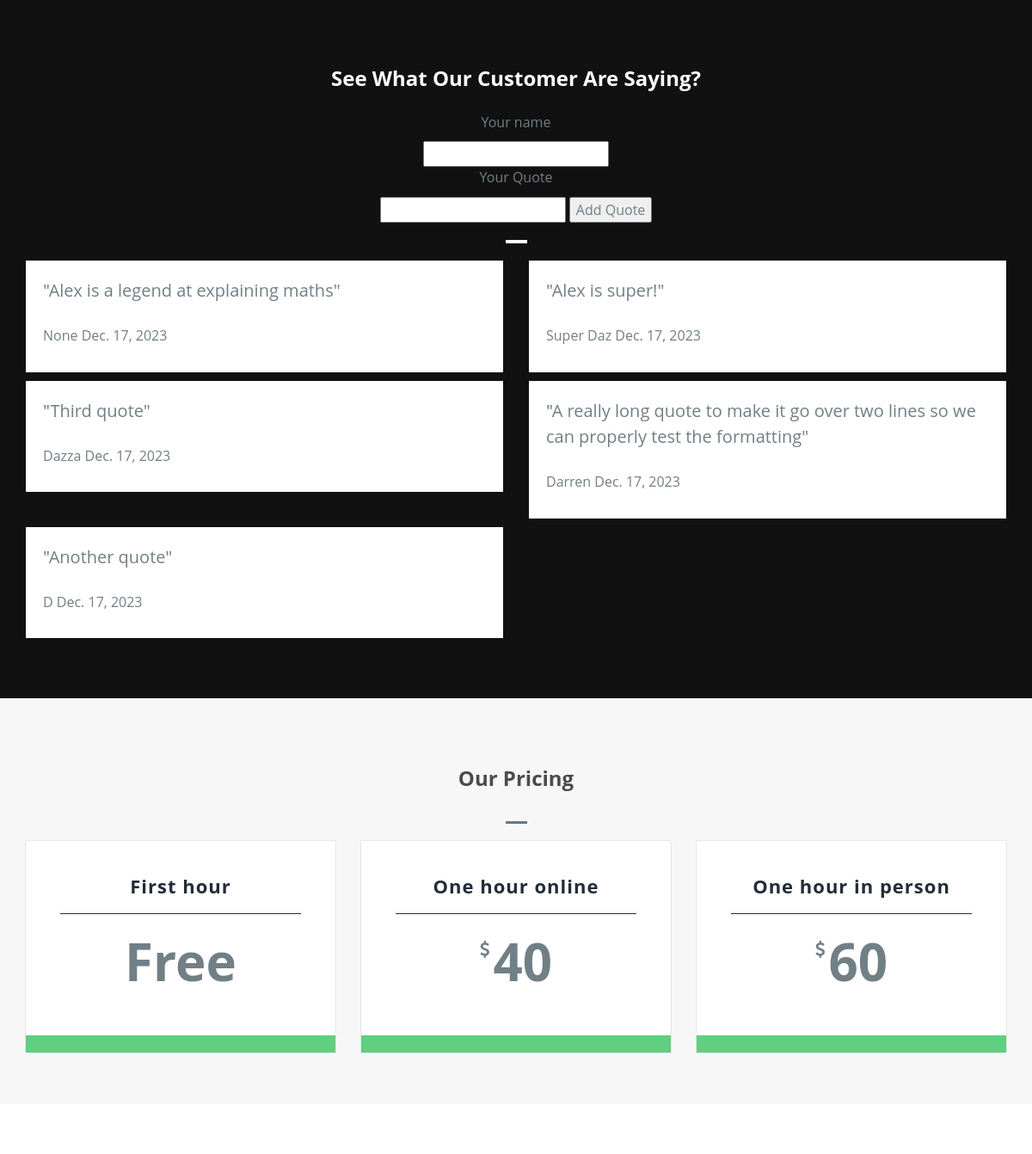
Before: / (middle part) with the older database file.
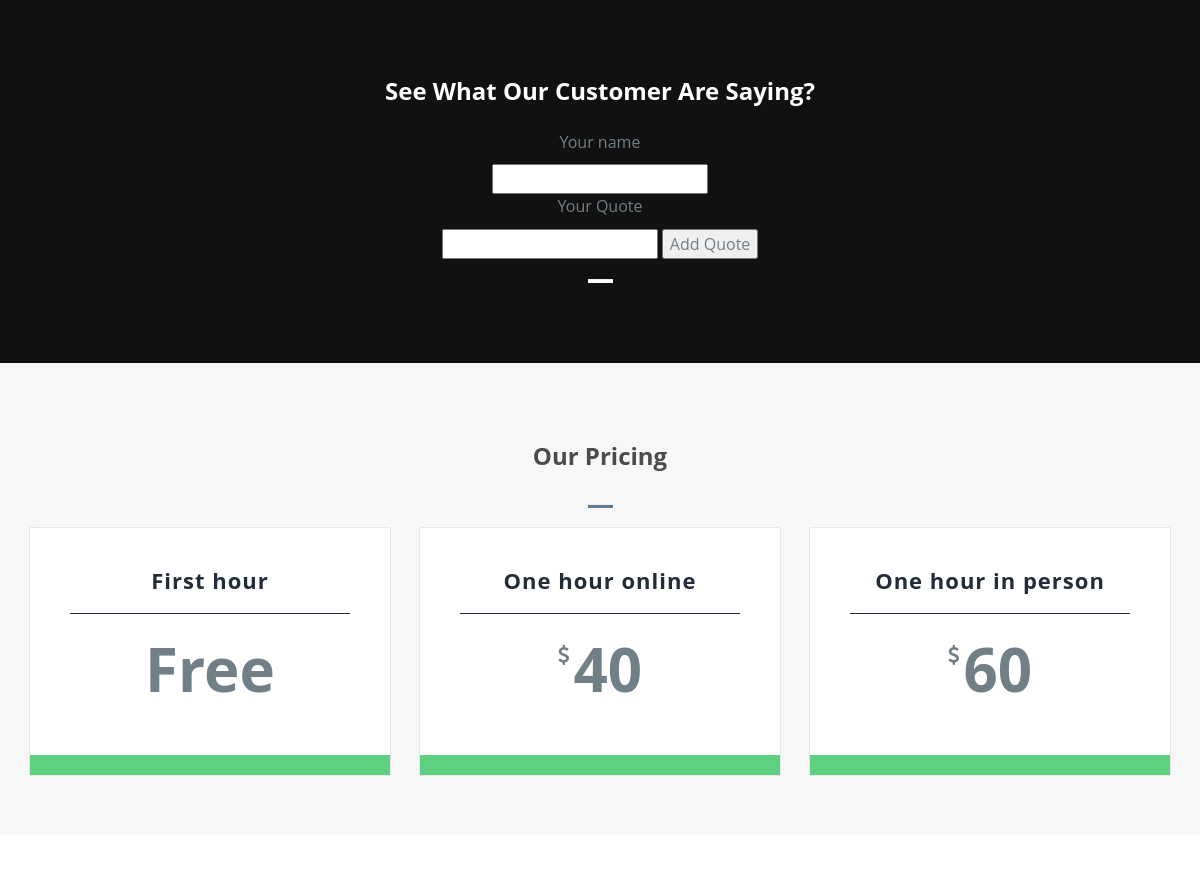
After: the same page with the newer database file.
### app/models.py (models this page shows, shortened)
class Quote(Model):
    quote = TextField(null=True, blank=True)
    stars = IntegerField(null=True, blank=True)
    date = DateField(auto_now=True, null=True)
    name = TextField(null=True, blank=True)
    def odd(self):
        return self.id % 2 != 0

### app/views.py (the view)
# urls.py: path('', home, name='home'),
def home(request):
    quotes = Quote.objects.all
    context = {'quotes': quotes}
    return render(request, 'home.html', context)

### app/templates/home.html (shortened to what this page needs)
{% load static %}
<!DOCTYPE html>
<html lang="en">
<head>
  <link rel="stylesheet" type="text/css" href="{% static 'app/css/font-awesome.min.css' %}">
  <link rel="stylesheet" type="text/css" href="{% static 'app/css/bootstrap.min.css' %}">
  <link rel="stylesheet" type="text/css" href="{% static 'app/css/imagehover.min.css' %}">
  <link rel="stylesheet" type="text/css" href="{% static 'app/css/style.css' %}">
</head>
<body>
  <section id="testimonial" class="section-padding">
    <div class="container">
      <div class="row">
        <div class="header-section text-center">
          <h2 class="white">See What Our Customer Are Saying?</h2>
          <form action="{% url 'quote' %}" class="form-inline my-2 my-lg-0" method="POST">
            <p>Your name</p>
            <input type="text" name="name">
            <p>Your Quote</p>
            <input type="text" name="quote">
            <button type="submit">Add Quote</button>
          </form>
          <hr class="bottom-line bg-white">
        </div>
          {% for quote in quotes %}
          {% if quote.odd %} <div class="col-md-6 col-sm-6">
          {% else %}
            <div class="col-md-6 col-sm-6">
          {% endif %}
              <div class="text-comment">
                <p class="text-par">"{{ quote.quote }}"</p>
                <p class="text-name">{{ quote.name }}  {{ quote.date }}</p>
              </div>
            </div>
          {% endfor %}
        </div>
      </div>
  </section>
  <section id="pricing" class="section-padding">
    <div class="container">
      <div class="row">
        <div class="header-section text-center">
          <h2>Our Pricing</h2>
          <hr class="bottom-line">
        </div>
        <div class="col-md-4 col-sm-4">
          <div class="price-table">
            <div class="pricing-head">
              <h4>First hour</h4>
               <span class="amount">Free</span>
            </div>
            <div class="price-in mart-15">
              <a href="#" class="btn btn-bg green btn-block"></a>
            </div>
          </div>
        </div>
        <div class="col-md-4 col-sm-4">
          <div class="price-table">
            <div class="pricing-head">
              <h4>One hour online</h4>
              <span class="fa fa-usd curency"></span> <span class="amount">40</span>
            </div>
            <div class="price-in mart-15">
              <a href="#" class="btn btn-bg green btn-block"></a>
            </div>
          </div>
        </div>
        <div class="col-md-4 col-sm-4">
          <div class="price-table">
            <div class="pricing-head">
              <h4>One hour in person</h4>
              <span class="fa fa-usd curency"></span> <span class="amount">60</span>
            </div>
            <div class="price-in mart-15">
              <a href="#" class="btn btn-bg red btn-block"></a>
            </div>
          </div>
        </div>
      </div>
    </div>
  </section>
  <section id="contact" class="section-padding">
  </section>
</body>
</html>

### static/app/css/style.css (style rules this page uses)
body { font-size: 15px; line-height: 1.52; color: #717f86; font-size: 16px; font-family: 'Open Sans', sans-serif; font-weight: 400; }
.section-padding { padding: 60px 0px; }
h1, h2, h3, h4, h5, h6 { font-family: Open Sans, sans-serif; font-weight: 700; color: #4B4B4C; }
a { color: #5fcf80; }
h2 { font-size: 24px; padding-bottom: 15px; }
.bottom-line { width: 25px; height: 3px; background-color: rgb(99, 122, 145); }
#pricing { background: rgb(247, 247, 247); }
#testimonial { background-color: #111; }
.bg-white { background-color: #fff !important; }
.price-table { box-shadow: 0px 0px 1px 0px RGBA(0, 0, 0, 0.4); position: relative; }
.price-table .pricing-head { background: #fff; padding: 40px; text-align: center; }
.price-table .pricing-head h4 { font-size: 22px; color: #232c3b; margin-top: 0px; letter-spacing: 1px; border-bottom: 1px solid #232c3b; padding-bottom: 20px; }
.pricing-head .amount { font-size: 60px; font-weight: bold; }
.pricing-head .curency { display: inline-block; position: relative; top: -30px; font-size: 20px; }
.price-in { background: #fff; text-align: center; }
.btn-bg { border: 0px; border-radius: 0px; color: #fff !important; padding: 20px 0px; font-weight: bold !important; font-size: 14px; background-color: #5fcf80; }
.white { color: #fff !important; }
.btn { padding: 10px 20px; }

Changed rows visible on the page:
removed Quote: quote "Alex is a legend at explaining maths", name "None", date "Dec. 17, 2023"
removed Quote: quote "Alex is super!", name "Super Daz", date "Dec. 17, 2023"
removed Quote: quote "Third quote", name "Dazza", date "Dec. 17, 2023"
removed Quote: quote "A really long quote to make it go over two lines so we can properly test the formatting", name "Darren", date "Dec. 17, 2023"
removed Quote: quote "Another quote", name "D", date "Dec. 17, 2023"
